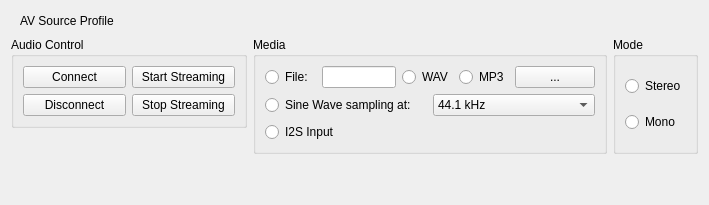
          <widget class="QWidget" name="tabAVSRC">
           <attribute name="title">
            <string>AV Source</string>
           </attribute>
           <layout class="QGridLayout" name="gridLayout_3" rowstretch="0,0,0" columnstretch="2,3,0">
            <item row="2" column="0">
             <spacer name="verticalSpacer">
              <property name="orientation">
               <enum>Qt::Vertical</enum>
              </property>
              <property name="sizeHint" stdset="0">
               <size>
                <width>20</width>
                <height>40</height>
               </size>
              </property>
             </spacer>
            </item>
            <item row="1" column="0" alignment="Qt::AlignTop">
             <widget class="QGroupBox" name="groupBox_5">
              <property name="title">
               <string>Audio Control</string>
              </property>
              <layout class="QGridLayout" name="gridLayout_4">
               <property name="bottomMargin">
                <number>9</number>
               </property>
               <item row="0" column="0">
                <widget class="QPushButton" name="btnConnectAudio">
                 <property name="text">
                  <string>Connect</string>
                 </property>
                </widget>
               </item>
               <item row="0" column="1">
                <widget class="QPushButton" name="btnStartAudio">
                 <property name="text">
                  <string>Start Streaming</string>
                 </property>
                </widget>
               </item>
               <item row="1" column="0">
                <widget class="QPushButton" name="btnDisconnectAudio">
                 <property name="text">
                  <string>Disconnect</string>
                 </property>
                </widget>
               </item>
               <item row="1" column="1">
                <widget class="QPushButton" name="btnStopAudio">
                 <property name="text">
                  <string>Stop Streaming</string>
                 </property>
                </widget>
               </item>
              </layout>
             </widget>
            </item>
            <item row="1" column="2">
             <widget class="QGroupBox" name="groupBox_3">
              <property name="title">
               <string>Mode</string>
              </property>
              <layout class="QVBoxLayout" name="verticalLayout_8">
               <item>
                <widget class="QRadioButton" name="rbAudioModeSterio">
                 <property name="text">
                  <string>Stereo</string>
                 </property>
                </widget>
               </item>
               <item>
                <widget class="QRadioButton" name="rbAudioModeMono">
                 <property name="text">
                  <string>Mono</string>
                 </property>
                </widget>
               </item>
              </layout>
             </widget>
            </item>
            <item row="0" column="0">
             <layout class="QHBoxLayout" name="horizontalLayout_12">
              <property name="leftMargin">
               <number>9</number>
              </property>
              <property name="rightMargin">
               <number>9</number>
              </property>
              <item>
               <widget class="QLabel" name="label_28">
                <property name="sizePolicy">
                 <sizepolicy hsizetype="Preferred" vsizetype="Preferred">
                  <horstretch>0</horstretch>
                  <verstretch>0</verstretch>
                 </sizepolicy>
                </property>
                <property name="text">
                 <string>AV Source Profile</string>
                </property>
               </widget>
              </item>
              <item>
               <spacer name="horizontalSpacer">
                <property name="orientation">
                 <enum>Qt::Horizontal</enum>
                </property>
                <property name="sizeHint" stdset="0">
                 <size>
                  <width>40</width>
                  <height>20</height>
                 </size>
                </property>
               </spacer>
              </item>
             </layout>
            </item>
            <item row="1" column="1">
             <widget class="QGroupBox" name="groupBox_4">
              <property name="title">
               <string>Media</string>
              </property>
              <layout class="QVBoxLayout" name="verticalLayout_7">
               <property name="bottomMargin">
                <number>9</number>
               </property>
               <item>
                <layout class="QHBoxLayout" name="horizontalLayout_13">
                 <item>
                  <widget class="QRadioButton" name="rbAudioSrcFile">
                   <property name="text">
                    <string>File: </string>
                   </property>
                  </widget>
                 </item>
                 <item>
                  <widget class="QLineEdit" name="edAudioFile"/>
                 </item>
                 <item>
                  <widget class="QRadioButton" name="rbAudioFileFormatWav">
                   <property name="text">
                    <string>WAV</string>
                   </property>
                   <attribute name="buttonGroup">
                    <string notr="true">buttonGroup</string>
                   </attribute>
                  </widget>
                 </item>
                 <item>
                  <widget class="QRadioButton" name="rbAudioFileFormatMp3">
                   <property name="text">
                    <string>MP3</string>
                   </property>
                   <attribute name="buttonGroup">
                    <string notr="true">buttonGroup</string>
                   </attribute>
                  </widget>
                 </item>
                 <item>
                  <widget class="QPushButton" name="btnFindAudioFile">
                   <property name="text">
                    <string>...</string>
                   </property>
                  </widget>
                 </item>
                </layout>
               </item>
               <item>
                <layout class="QHBoxLayout" name="horizontalLayout_14">
                 <item>
                  <widget class="QRadioButton" name="rbAudioSrcSine">
                   <property name="text">
                    <string>Sine Wave sampling at:</string>
                   </property>
                  </widget>
                 </item>
                 <item>
                  <widget class="QComboBox" name="cbSineFreq">
                   <item>
                    <property name="text">
                     <string>44.1 kHz</string>
                    </property>
                   </item>
                   <item>
                    <property name="text">
                     <string>48 kHz</string>
                    </property>
                   </item>
                  </widget>
                 </item>
                </layout>
               </item>
               <item>
                <layout class="QHBoxLayout" name="horizontalLayout_4">
                 <item>
                  <widget class="QRadioButton" name="rbAudioSrcI2S">
                   <property name="text">
                    <string>I2S Input</string>
                   </property>
                  </widget>
                 </item>
                </layout>
               </item>
              </layout>
             </widget>
            </item>
           </layout>
          </widget>
